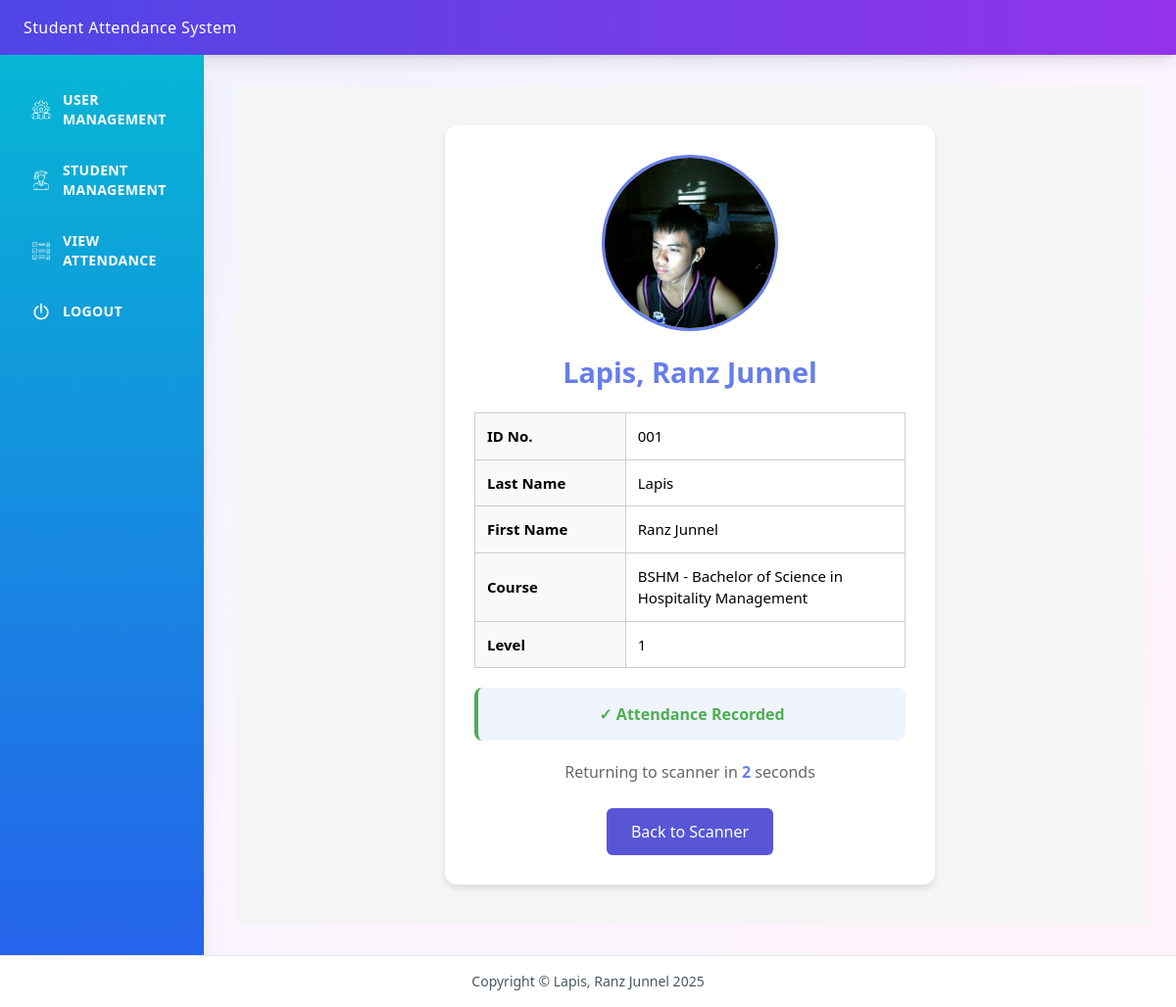
Page /scanned-profile?idno=001 (signed in) on the committed database.
### tables this page shows
CREATE TABLE students (
            id INTEGER PRIMARY KEY AUTOINCREMENT,
            idno VARCHAR(10) UNIQUE NOT NULL,
            lastname VARCHAR(50) NOT NULL,
            firstname VARCHAR(50) NOT NULL,
            course VARCHAR(10) NOT NULL,
            level VARCHAR(3) NOT NULL,
            image_filename VARCHAR(255)
        );

### app.py (the view, shortened to what this page needs)
@app.route('/scanned-profile')
def show_scanned_profile():
    idno = request.args.get('idno')
    student_row = get_student_by_idno(idno)
    student = row_to_dict(student_row)
    filename = student.get('image_filename')
    image_path = os.path.join(UPLOAD_FOLDER, filename) if filename else None
    if filename and os.path.exists(image_path):
        student['image_url'] = url_for('static', filename=f'images/{filename}')
    else:
        student['image_url'] = DEFAULT_ICON
    rendered_html = render_template('scanned_profile.html', student=student)
    response = make_response(rendered_html)
    response.headers['Cache-Control'] = 'no-cache, no-store, must-revalidate, max-age=0'
    response.headers['Pragma'] = 'no-cache'
    response.headers['Expires'] = '0'
    return response

### app.py (called while the page is built)
def row_to_dict(row):
    return dict(row) if row else None

### dbhelper.py (called while the page is built)
def connect():
    base_path = os.path.dirname(os.path.abspath(__file__))
    db_path = os.path.join(base_path, "school.db")
    conn = sqlite3.connect(db_path)
    conn.row_factory = sqlite3.Row
    return conn

def get_student_by_idno(idno):
    conn = connect()
    cur = conn.cursor()
    cur.execute("SELECT * FROM students WHERE idno=?", (idno,))
    student = cur.fetchone()
    conn.close()
    return student

### templates/scanned_profile.html (shortened to what this page needs)
{% extends 'base.html' %}
{% block content %}
<div class="profile-card-wrapper">
    <div class="profile-content-box">
        <div id="profile-photo">
            {% if student.image_url %}
                <img src="{{ student.image_url }}"
                    alt="{{ student.firstname }}'s Photo"
                    class="profile-snapshot">
            {% else %}
                <div class="profile-icon">👤</div>
            {% endif %}
        </div>
        <div class="student-name">{{ student.lastname | default('N/A') }}, {{ student.firstname | default('N/A') }}</div>
        <table class="info-table">
            <tr>
                <td class="label">ID No.</td>
                <td>{{ student.idno | default('N/A') }}</td>
            </tr>
            <tr>
                <td class="label">Last Name</td>
                <td>{{ student.lastname | default('N/A') }}</td>
            </tr>
            <tr>
                <td class="label">First Name</td>
                <td>{{ student.firstname | default('N/A') }}</td>
            </tr>
            <tr>
                <td class="label">Course</td>
                <td>{{ student.course | default('N/A') }}</td>
            </tr>
            <tr>
                <td class="label">Level</td>
                <td>{{ student.level | default('N/A') }}</td>
            </tr>
        </table>
        <div class="attendance-badge">
            ✓ Attendance Recorded
        </div>
        <div class="countdown-text">
            Returning to scanner in <span id="countdown" style="font-weight: bold; color: #667eea;">5</span> seconds
        </div>
        <div class="back-btn">
            <a href="{{ url_for('qr_scanner') }}" class="btn-blue">Back to Scanner</a>
        </div>
    </div>
</div>
{% endblock %}

### templates/base.html (style rules this page uses)
html, body { height: 100%; margin: 0; padding: 0; }
body { display: flex; flex-direction: column; min-height: 100vh; }

### templates/scanned_profile.html (style rules this page uses)
body, html { margin: 0; padding: 0; }
.profile-card-wrapper { display: flex; flex-direction: column; align-items: center; justify-content: flex-start; min-height: 100vh; padding: 40px 20px; background-color: #f5f5f5; }
.profile-content-box { background: white; width: 100%; max-width: 500px; padding: 30px; text-align: center; border-radius: 12px; box-shadow: 0 4px 6px rgba(0, 0, 0, 0.1); }
.profile-snapshot { width: 180px; height: 180px; border: 3px solid #667eea; border-radius: 50%; object-fit: cover; margin: 0 auto 20px; display: block; }
.info-table { width: 100%; margin: 20px 0; border-collapse: collapse; border: 1px solid #ccc; }
.info-table tr { border-bottom: 1px solid #ccc; }
.info-table td { padding: 12px; font-size: 15px; text-align: left; border-right: 1px solid #ccc; }
.info-table td:last-child { border-right: none; }
.info-table .label { font-weight: bold; width: 35%; background-color: #f9f9f9; }
.attendance-badge { background: #f0f4ff; border-left: 4px solid #4CAF50; padding: 15px; border-radius: 8px; margin: 20px 0; color: #4CAF50; font-weight: bold; font-size: 16px; }
.countdown-text { color: #666; font-size: 1rem; margin: 20px 0; }
.student-name { color: #667eea; margin: 15px 0; font-size: 1.8rem; font-weight: bold; }
.back-btn { margin-top: 25px; }
.btn-blue { background-color: #5856D6; color: white; border: none; padding: 12px 25px; cursor: pointer; border-radius: 6px; text-decoration: none; display: inline-block; font-weight: 500; transition: background-color 0.3s; }

### rows in the picture
students: lastname "Lapis", firstname "Ranz Junnel", idno "001", course "BSHM - Bachelor of Science in Hospitality Management", level "1"
